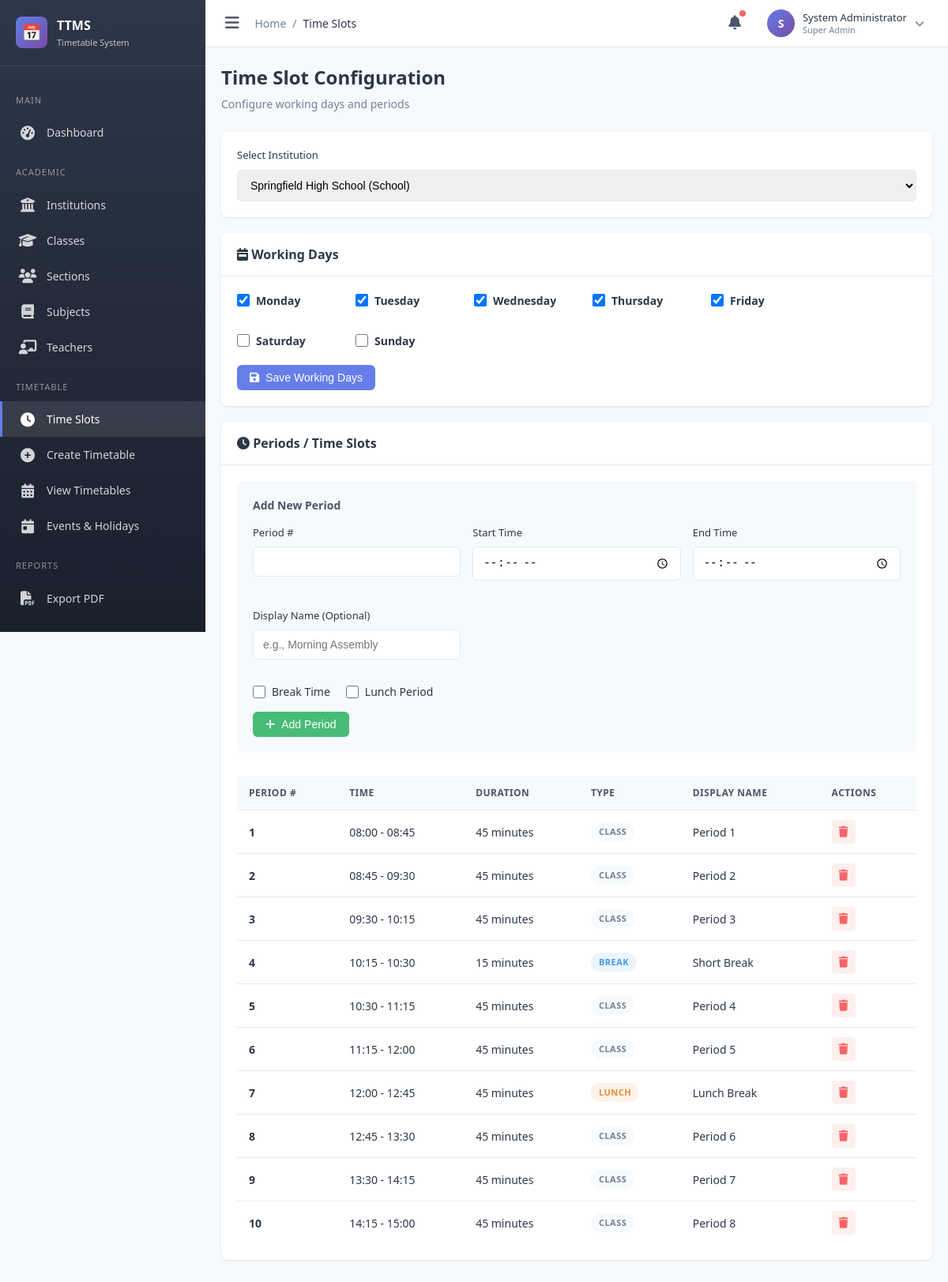
Screenshot of /modules/timeslot/index.php?institution=1 (signed in) with the database file from the repository.
### tables this page shows
CREATE TABLE time_slots (
    id INT PRIMARY KEY AUTO_INCREMENT,
    institution_id INT NOT NULL,
    period_number INT NOT NULL,
    start_time TIME NOT NULL,
    end_time TIME NOT NULL,
    is_break BOOLEAN DEFAULT FALSE,
    is_lunch BOOLEAN DEFAULT FALSE,
    slot_type VARCHAR(20) DEFAULT 'class',
    display_name VARCHAR(50),
    FOREIGN KEY (institution_id) REFERENCES institutions(id) ON DELETE CASCADE,
    UNIQUE KEY unique_institution_period (institution_id, period_number)
);

CREATE TABLE settings (
    id INT PRIMARY KEY AUTO_INCREMENT,
    institution_id INT NULL,
    setting_key VARCHAR(100) NOT NULL,
    setting_value TEXT,
    setting_group VARCHAR(50) DEFAULT 'general',
    FOREIGN KEY (institution_id) REFERENCES institutions(id) ON DELETE CASCADE,
    UNIQUE KEY unique_setting (institution_id, setting_key)
);

### modules/timeslot/index.php (the view, shortened to what the rows shown need)
<?php
require_once __DIR__ . '/../../includes/auth_check.php';
require_once __DIR__ . '/../../includes/header.php';
$institutionId = isset($_GET['institution']) ? intval($_GET['institution']) : 0;
$timeSlots = [];
if ($institutionId) {
    $timeSlots = getTimeSlotsByInstitution($institutionId);
}
?>
<div class="page-header">
    <div>
        <h1 class="page-title">Time Slot Configuration</h1>
    </div>
</div>
<?php if ($institutionId): ?>
<div class="card">
    <div class="card-body">
        <?php if (empty($timeSlots)): ?>
            <div class="empty-state" style="padding: 40px;">
                <div class="empty-state-icon">&#9200;</div>
                <h3>No Time Slots Configured</h3>
                <p>Add periods to create your timetable structure.</p>
            </div>
        <?php else: ?>
            <div class="table-container">
                <table class="data-table">
                    <thead>
                        <tr>
                            <th>Period #</th>
                            <th>Time</th>
                            <th>Duration</th>
                            <th>Type</th>
                            <th>Display Name</th>
                            <th>Actions</th>
                        </tr>
                    </thead>
                    <tbody>
                        <?php foreach ($timeSlots as $slot):
                            $start = strtotime($slot['start_time']);
                            $end = strtotime($slot['end_time']);
                            $duration = ($end - $start) / 60;
                        ?>
                            <tr>
                                <td><strong><?php echo $slot['period_number']; ?></strong></td>
                                <td><?php echo formatTime($slot['start_time']); ?> - <?php echo formatTime($slot['end_time']); ?></td>
                                <td><?php echo $duration; ?> minutes</td>
                                <td>
                                    <?php if ($slot['is_lunch']): ?>
                                        <span class="badge badge-warning">Lunch</span>
                                    <?php elseif ($slot['is_break']): ?>
                                        <span class="badge badge-info">Break</span>
                                    <?php else: ?>
                                        <span class="badge badge-secondary">Class</span>
                                    <?php endif; ?>
                                </td>
                                <td><?php echo htmlspecialchars($slot['display_name'] ?? '-'); ?></td>
                                <td>
                                    <?php if (hasPermission('timeslot', 'delete')): ?>
                                        <a href="?institution=<?php echo $institutionId; ?>&delete_slot=<?php echo $slot['id']; ?>" class="action-btn delete" onclick="return confirmDelete();">
                                            <i class="fas fa-trash"></i>
                                        </a>
                                    <?php endif; ?>
                                </td>
                            </tr>
                        <?php endforeach; ?>
                    </tbody>
                </table>
            </div>
        <?php endif; ?>
    </div>
</div>
<?php endif; ?>
<?php require_once __DIR__ . '/../../includes/footer.php'; ?>

### includes/header.php (shortened to what the rows shown need)
<?php
$currentPage = basename(dirname($_SERVER['PHP_SELF']));
?>
<!DOCTYPE html>
<html lang="en">
<head>
    <link rel="stylesheet" href="/ttc/assets/css/style.css">
    <link rel="stylesheet" href="https://cdnjs.cloudflare.com/ajax/libs/font-awesome/6.4.0/css/all.min.css">
</head>
<body>
    <div class="admin-wrapper">
                <?php if (isSuperAdmin()): ?>
                <div class="menu-category">Administration</div>
                <a href="/ttc/modules/role/index.php" class="menu-item <?php echo $currentPage === 'role' ? 'active' : ''; ?>">
                    <i class="fas fa-user-shield"></i>
                    <span>Roles</span>
                </a>
                <a href="/ttc/modules/subadmin/index.php" class="menu-item <?php echo $currentPage === 'subadmin' ? 'active' : ''; ?>">
                    <i class="fas fa-user-cog"></i>
                    <span>Sub-Admins</span>
                </a>
                <a href="/ttc/modules/settings/index.php" class="menu-item <?php echo $currentPage === 'settings' ? 'active' : ''; ?>">
                    <i class="fas fa-cog"></i>
                    <span>Settings</span>
                </a>
                <?php endif; ?>
        <main class="main-content">
            <header class="main-header">
                <div class="header-right">
                    <div class="user-menu" onclick="toggleUserDropdown()">
                        <div class="user-avatar">
                            <?php echo strtoupper(substr($currentAdmin['name'], 0, 1)); ?>
                        </div>
                        <div class="user-info">
                            <div class="user-name"><?php echo htmlspecialchars($currentAdmin['name']); ?></div>
                            <div class="user-role"><?php echo $currentAdmin['is_super_admin'] ? 'Super Admin' : ($currentAdmin['role_name'] ?? 'Admin'); ?></div>
                        </div>
                        <i class="fas fa-chevron-down" style="font-size: 12px; color: var(--text-light);"></i>
                    </div>
                </div>
            </header>
            <div class="content-wrapper">

### rows the page displays
time_slots: period_number "1", start_time.setting_value "08:00", end_time.setting_value "08:45", duration "45", is_lunch "CLASS", display_name "Period 1"
time_slots: period_number "2", start_time.setting_value "08:45", end_time.setting_value "09:30", duration "45", is_lunch "CLASS", display_name "Period 2"
time_slots: period_number "3", start_time.setting_value "09:30", end_time.setting_value "10:15", duration "45", is_lunch "CLASS", display_name "Period 3"
time_slots: period_number "4", start_time.setting_value "10:15", end_time.setting_value "10:30", duration "15", is_lunch "BREAK", display_name "Short Break"
time_slots: period_number "5", start_time.setting_value "10:30", end_time.setting_value "11:15", duration "45", is_lunch "CLASS", display_name "Period 4"
time_slots: period_number "6", start_time.setting_value "11:15", end_time.setting_value "12:00", duration "45", is_lunch "CLASS", display_name "Period 5"
time_slots: period_number "7", start_time.setting_value "12:00", end_time.setting_value "12:45", duration "45", is_lunch "LUNCH", display_name "Lunch Break"
time_slots: period_number "8", start_time.setting_value "12:45", end_time.setting_value "13:30", duration "45", is_lunch "CLASS", display_name "Period 6"
time_slots: period_number "9", start_time.setting_value "13:30", end_time.setting_value "14:15", duration "45", is_lunch "CLASS", display_name "Period 7"
time_slots: period_number "10", start_time.setting_value "14:15", end_time.setting_value "15:00", duration "45", is_lunch "CLASS", display_name "Period 8"

### other values shown
$item['label'] "Time Slots"
substr($currentAdmin['name'], 0, 1) "S"
$currentAdmin['name'] "System Administrator"
getDayName($day) "Monday"
getDayName($day) "Tuesday"
getDayName($day) "Wednesday"
getDayName($day) "Thursday"
getDayName($day) "Friday"
getDayName($day) "Saturday"
getDayName($day) "Sunday"
form field institution "Springfield High School (School)"
